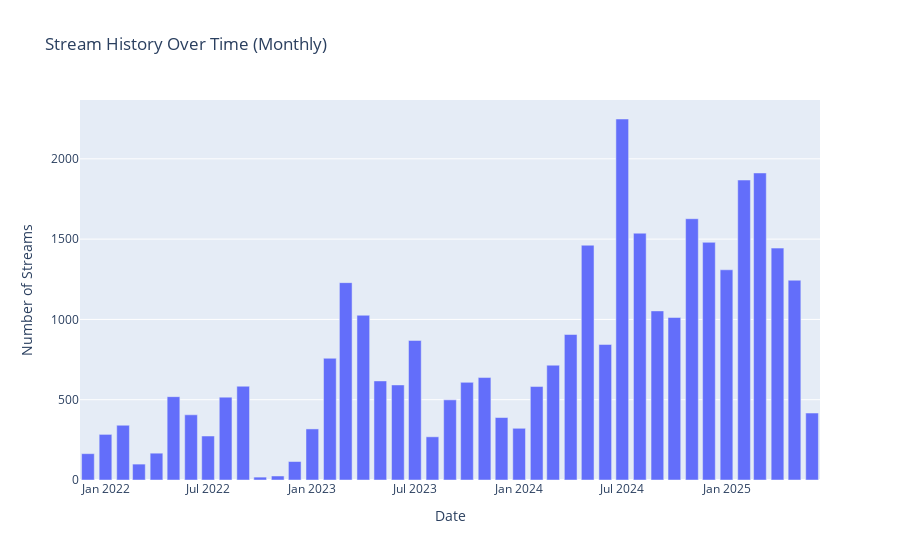

Notebook cell for this chart:
### Code cell
month_year_df.plot(kind="bar", x="month_year", y="count")
plt.title("Stream History Over Time (Monthly)")
plt.xlabel("Date")
plt.ylabel("Number of Streams")
plt.show()

fig = px.bar(
    month_year_df,
    x="month_year",
    y="count",
    title="Stream History Over Time (Monthly)",
    labels={"month_year" : "Date", "count" : "Number of Streams"}
)

fig.show()

### Figure 1 — Plotly figure (JSON) as saved in the notebook; plotly's stock layout.template omitted (floating-point values rounded to 4 significant figures)
{"data": [{"hovertemplate": "Date=%{x}<br>Number of Streams=%{y}<extra></extra>", "legendgroup": "", "marker": {"color": "#636efa", "pattern": {"shape": ""}}, "name": "", "orientation": "v", "showlegend": false, "textposition": "auto", "type": "bar", "x": ["2021-12", "2022-01", "2022-02", "2022-03", "2022-04", "2022-05", "2022-06", "2022-07", "2022-08", "2022-09", "2022-10", "2022-11", "2022-12", "2023-01", "2023-02", "2023-03", "2023-04", "2023-05", "2023-06", "2023-07", "2023-08", "2023-09", "2023-10", "2023-11", "2023-12", "2024-01", "2024-02", "2024-03", "2024-04", "2024-05", "2024-06", "2024-07", "2024-08", "2024-09", "2024-10", "2024-11", "2024-12", "2025-01", "2025-02", "2025-03", "2025-04", "2025-05", "2025-06"], "xaxis": "x", "y": [164, 284, 341, 99, 167, 519, 406, 274, 516, 584, 18, 25, 115, 318, 758, 1229, 1026, 617, 592, 869, 269, 499, 608, 638, 389, 322, 582, 715, 906, 1462, 844, 2248, 1537, 1053, 1012, 1627, 1480, 1309, 1868, 1912, 1444, 1244, 417], "yaxis": "y"}], "layout": {"barmode": "relative", "legend": {"tracegroupgap": 0}, "title": {"text": "Stream History Over Time (Monthly)"}, "xaxis": {"anchor": "y", "domain": [0, 1], "title": {"text": "Date"}}, "yaxis": {"anchor": "x", "domain": [0, 1], "title": {"text": "Number of Streams"}}}}
